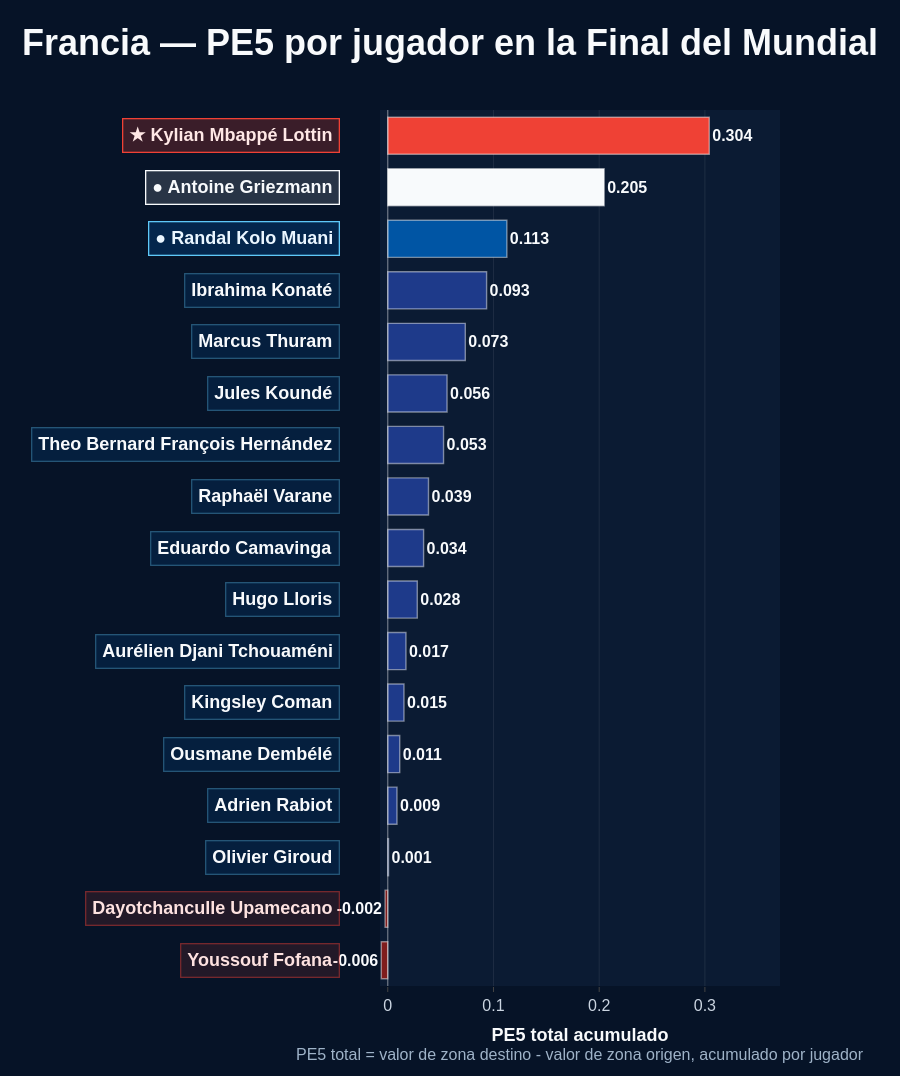

The cell this chart's notebook holds for it:
### Markdown cell above
Grafico PE5 total por jugador francés.

### Code cell
ranking_plot = (
    ranking_fra
    .copy()
    .sort_values("pe5_total", ascending=True)
    .reset_index(drop=True))

top_3 = ranking_plot.nlargest(3, "pe5_total")["player"].tolist()

alto_base = 260
alto_por_jugador = 48
alto_grafico = alto_base + alto_por_jugador * len(ranking_plot)

x_min = min(0, ranking_plot["pe5_total"].min() * 1.20)
x_max = ranking_plot["pe5_total"].max() * 1.22

azul_francia = "#0055A4"
blanco_francia = "#F8FAFC"
rojo_francia = "#EF4135"

colores_barras = []
colores_label_bg = []
colores_label_border = []
colores_label_text = []

for player, valor in zip(ranking_plot["player"], ranking_plot["pe5_total"]):

    if player == top_3[0]:
        colores_barras.append(rojo_francia)
        colores_label_bg.append("rgba(239, 65, 53, 0.22)")
        colores_label_border.append(rojo_francia)
        colores_label_text.append("#FFE8E6")

    elif player == top_3[1]:
        colores_barras.append(blanco_francia)
        colores_label_bg.append("rgba(248, 250, 252, 0.14)")
        colores_label_border.append(blanco_francia)
        colores_label_text.append("#F8FAFC")

    elif player == top_3[2]:
        colores_barras.append(azul_francia)
        colores_label_bg.append("rgba(0, 85, 164, 0.30)")
        colores_label_border.append("#5EC8F8")
        colores_label_text.append("#EAF6FF")

    elif valor < 0:
        colores_barras.append("#7F1D1D")
        colores_label_bg.append("rgba(239, 65, 53, 0.12)")
        colores_label_border.append("rgba(239, 65, 53, 0.45)")
        colores_label_text.append("#FDE2E0")

    else:
        colores_barras.append("#1E3A8A")
        colores_label_bg.append("rgba(0, 85, 164, 0.18)")
        colores_label_border.append("rgba(94, 200, 248, 0.35)")
        colores_label_text.append("#F8FAFC")

fig = go.Figure()

fig.add_trace(
    go.Bar(
        x=ranking_plot["pe5_total"],
        y=ranking_plot["player"],
        orientation="h",
        marker=dict(
            color=colores_barras,
            line=dict(
                color="rgba(255,255,255,0.45)",
                width=1.4
            )
        ),
        text=ranking_plot["pe5_total"],
        textposition="outside",
        texttemplate="<b>%{text:.3f}</b>",
        textfont=dict(
            size=16,
            color="#F8FAFC",
            family="Outfit, Arial, sans-serif"
        ),
        cliponaxis=False,
        hovertemplate=(
            "<b>%{y}</b><br>"
            "PE5 total: %{x:.3f}<br>"
            "<extra></extra>")))

fig.add_vline(
    x=0,
    line_width=1.3,
    line_color="rgba(255,255,255,0.35)")

fig.update_layout(
    title=dict(
        text="<b>Francia — PE5 por jugador en la Final del Mundial</b>",
        x=0.5,
        xanchor="center",
        font=dict(
            family="Outfit, Arial, sans-serif",
            size=36,
            color="#F8FAFC")),
    paper_bgcolor="#061327",
    plot_bgcolor="#0B1B33",
    font=dict(
        color="#E5E7EB",
        family="Outfit, Arial, sans-serif"),
    height=alto_grafico,
    margin=dict(l=380,r=120,t=110,b=90),
    bargap=0.28,
    showlegend=False)

fig.update_xaxes(
    title_text="<b>PE5 total acumulado</b>",
    range=[x_min, x_max],
    showgrid=True,
    gridcolor="rgba(255,255,255,0.08)",
    zeroline=False,
    ticks="outside",
    tickfont=dict(
        size=16,
        color="#CBD5E1",
        family="Outfit, Arial, sans-serif"),
    title_font=dict(
        size=18,
        color="#F8FAFC",
        family="Outfit, Arial, sans-serif"))

fig.update_yaxes(
    title_text="",
    showgrid=False,
    showticklabels=False)

for i, row in ranking_plot.iterrows():

    jugador = row["player"]

    if jugador == top_3[0]:
        texto = f"<b>★ {jugador}</b>"
    elif jugador in top_3:
        texto = f"<b>● {jugador}</b>"
    else:
        texto = f"<b>{jugador}</b>"

    fig.add_annotation(
        x=-0.10,
        y=jugador,
        xref="paper",
        yref="y",
        text=texto,
        showarrow=False,
        xanchor="right",
        yanchor="middle",
        align="right",
        font=dict(
            size=18,
            color=colores_label_text[i],
            family="Outfit, Arial, sans-serif"),
        bgcolor=colores_label_bg[i],
        bordercolor=colores_label_border[i],
        borderwidth=1.3,
        borderpad=6)

fig.add_annotation(
    x=0.5,
    y=-0.09,
    xref="paper",
    yref="paper",
    text="PE5 total = valor de zona destino - valor de zona origen, acumulado por jugador",
    showarrow=False,
    font=dict(
        size=16,
        color="#9FB3C8",
        family="Outfit, Arial, sans-serif"),
    align="center")

fig.show()

### Figure 1 — Plotly figure (JSON) as saved in the notebook; plotly's stock layout.template omitted (floating-point values rounded to 4 significant figures)
{"data": [{"cliponaxis": false, "hovertemplate": "<b>%{y}</b><br>PE5 total: %{x:.3f}<br><extra></extra>", "marker": {"color": ["#7F1D1D", "#7F1D1D", "#1E3A8A", "#1E3A8A", "#1E3A8A", "#1E3A8A", "#1E3A8A", "#1E3A8A", "#1E3A8A", "#1E3A8A", "#1E3A8A", "#1E3A8A", "#1E3A8A", "#1E3A8A", "#0055A4", "#F8FAFC", "#EF4135"], "line": {"color": "rgba(255,255,255,0.45)", "width": 1.4}}, "orientation": "h", "text": [-0.00611, -0.002497, 0.0007224, 0.008728, 0.01133, 0.01534, 0.01723, 0.02793, 0.0339, 0.03853, 0.05277, 0.0561, 0.07335, 0.0935, 0.1127, 0.2047, 0.3041], "textfont": {"color": "#F8FAFC", "family": "Outfit, Arial, sans-serif", "size": 16}, "textposition": "outside", "texttemplate": "<b>%{text:.3f}</b>", "type": "bar", "x": [-0.00611, -0.002497, 0.0007224, 0.008728, 0.01133, 0.01534, 0.01723, 0.02793, 0.0339, 0.03853, 0.05277, 0.0561, 0.07335, 0.0935, 0.1127, 0.2047, 0.3041], "y": ["Youssouf Fofana", "Dayotchanculle Upamecano", "Olivier Giroud", "Adrien Rabiot", "Ousmane Dembélé", "Kingsley Coman", "Aurélien Djani Tchouaméni", "Hugo Lloris", "Eduardo Camavinga", "Raphaël Varane", "Theo Bernard François Hernández", "Jules Koundé", "Marcus Thuram", "Ibrahima Konaté", "Randal Kolo Muani", "Antoine Griezmann", "Kylian Mbappé Lottin"]}], "layout": {"annotations": [{"align": "right", "bgcolor": "rgba(239, 65, 53, 0.12)", "bordercolor": "rgba(239, 65, 53, 0.45)", "borderpad": 6, "borderwidth": 1.3, "font": {"color": "#FDE2E0", "family": "Outfit, Arial, sans-serif", "size": 18}, "showarrow": false, "text": "<b>Youssouf Fofana</b>", "x": -0.1, "xanchor": "right", "xref": "paper", "y": "Youssouf Fofana", "yanchor": "middle", "yref": "y"}, {"align": "right", "bgcolor": "rgba(239, 65, 53, 0.12)", "bordercolor": "rgba(239, 65, 53, 0.45)", "borderpad": 6, "borderwidth": 1.3, "font": {"color": "#FDE2E0", "family": "Outfit, Arial, sans-serif", "size": 18}, "showarrow": false, "text": "<b>Dayotchanculle Upamecano</b>", "x": -0.1, "xanchor": "right", "xref": "paper", "y": "Dayotchanculle Upamecano", "yanchor": "middle", "yref": "y"}, {"align": "right", "bgcolor": "rgba(0, 85, 164, 0.18)", "bordercolor": "rgba(94, 200, 248, 0.35)", "borderpad": 6, "borderwidth": 1.3, "font": {"color": "#F8FAFC", "family": "Outfit, Arial, sans-serif", "size": 18}, "showarrow": false, "text": "<b>Olivier Giroud</b>", "x": -0.1, "xanchor": "right", "xref": "paper", "y": "Olivier Giroud", "yanchor": "middle", "yref": "y"}, {"align": "right", "bgcolor": "rgba(0, 85, 164, 0.18)", "bordercolor": "rgba(94, 200, 248, 0.35)", "borderpad": 6, "borderwidth": 1.3, "font": {"color": "#F8FAFC", "family": "Outfit, Arial, sans-serif", "size": 18}, "showarrow": false, "text": "<b>Adrien Rabiot</b>", "x": -0.1, "xanchor": "right", "xref": "paper", "y": "Adrien Rabiot", "yanchor": "middle", "yref": "y"}, {"align": "right", "bgcolor": "rgba(0, 85, 164, 0.18)", "bordercolor": "rgba(94, 200, 248, 0.35)", "borderpad": 6, "borderwidth": 1.3, "font": {"color": "#F8FAFC", "family": "Outfit, Arial, sans-serif", "size": 18}, "showarrow": false, "text": "<b>Ousmane Dembélé</b>", "x": -0.1, "xanchor": "right", "xref": "paper", "y": "Ousmane Dembélé", "yanchor": "middle", "yref": "y"}, {"align": "right", "bgcolor": "rgba(0, 85, 164, 0.18)", "bordercolor": "rgba(94, 200, 248, 0.35)", "borderpad": 6, "borderwidth": 1.3, "font": {"color": "#F8FAFC", "family": "Outfit, Arial, sans-serif", "size": 18}, "showarrow": false, "text": "<b>Kingsley Coman</b>", "x": -0.1, "xanchor": "right", "xref": "paper", "y": "Kingsley Coman", "yanchor": "middle", "yref": "y"}, {"align": "right", "bgcolor": "rgba(0, 85, 164, 0.18)", "bordercolor": "rgba(94, 200, 248, 0.35)", "borderpad": 6, "borderwidth": 1.3, "font": {"color": "#F8FAFC", "family": "Outfit, Arial, sans-serif", "size": 18}, "showarrow": false, "text": "<b>Aurélien Djani Tchouaméni</b>", "x": -0.1, "xanchor": "right", "xref": "paper", "y": "Aurélien Djani Tchouaméni", "yanchor": "middle", "yref": "y"}, {"align": "right", "bgcolor": "rgba(0, 85, 164, 0.18)", "bordercolor": "rgba(94, 200, 248, 0.35)", "borderpad": 6, "borderwidth": 1.3, "font": {"color": "#F8FAFC", "family": "Outfit, Arial, sans-serif", "size": 18}, "showarrow": false, "text": "<b>Hugo Lloris</b>", "x": -0.1, "xanchor": "right", "xref": "paper", "y": "Hugo Lloris", "yanchor": "middle", "yref": "y"}, {"align": "right", "bgcolor": "rgba(0, 85, 164, 0.18)", "bordercolor": "rgba(94, 200, 248, 0.35)", "borderpad": 6, "borderwidth": 1.3, "font": {"color": "#F8FAFC", "family": "Outfit, Arial, sans-serif", "size": 18}, "showarrow": false, "text": "<b>Eduardo Camavinga</b>", "x": -0.1, "xanchor": "right", "xref": "paper", "y": "Eduardo Camavinga", "yanchor": "middle", "yref": "y"}, {"align": "right", "bgcolor": "rgba(0, 85, 164, 0.18)", "bordercolor": "rgba(94, 200, 248, 0.35)", "borderpad": 6, "borderwidth": 1.3, "font": {"color": "#F8FAFC", "family": "Outfit, Arial, sans-serif", "size": 18}, "showarrow": false, "text": "<b>Raphaël Varane</b>", "x": -0.1, "xanchor": "right", "xref": "paper", "y": "Raphaël Varane", "yanchor": "middle", "yref": "y"}, {"align": "right", "bgcolor": "rgba(0, 85, 164, 0.18)", "bordercolor": "rgba(94, 200, 248, 0.35)", "borderpad": 6, "borderwidth": 1.3, "font": {"color": "#F8FAFC", "family": "Outfit, Arial, sans-serif", "size": 18}, "showarrow": false, "text": "<b>Theo Bernard François Hernández</b>", "x": -0.1, "xanchor": "right", "xref": "paper", "y": "Theo Bernard François Hernández", "yanchor": "middle", "yref": "y"}, {"align": "right", "bgcolor": "rgba(0, 85, 164, 0.18)", "bordercolor": "rgba(94, 200, 248, 0.35)", "borderpad": 6, "borderwidth": 1.3, "font": {"color": "#F8FAFC", "family": "Outfit, Arial, sans-serif", "size": 18}, "showarrow": false, "text": "<b>Jules Koundé</b>", "x": -0.1, "xanchor": "right", "xref": "paper", "y": "Jules Koundé", "yanchor": "middle", "yref": "y"}, {"align": "right", "bgcolor": "rgba(0, 85, 164, 0.18)", "bordercolor": "rgba(94, 200, 248, 0.35)", "borderpad": 6, "borderwidth": 1.3, "font": {"color": "#F8FAFC", "family": "Outfit, Arial, sans-serif", "size": 18}, "showarrow": false, "text": "<b>Marcus Thuram</b>", "x": -0.1, "xanchor": "right", "xref": "paper", "y": "Marcus Thuram", "yanchor": "middle", "yref": "y"}, {"align": "right", "bgcolor": "rgba(0, 85, 164, 0.18)", "bordercolor": "rgba(94, 200, 248, 0.35)", "borderpad": 6, "borderwidth": 1.3, "font": {"color": "#F8FAFC", "family": "Outfit, Arial, sans-serif", "size": 18}, "showarrow": false, "text": "<b>Ibrahima Konaté</b>", "x": -0.1, "xanchor": "right", "xref": "paper", "y": "Ibrahima Konaté", "yanchor": "middle", "yref": "y"}, {"align": "right", "bgcolor": "rgba(0, 85, 164, 0.30)", "bordercolor": "#5EC8F8", "borderpad": 6, "borderwidth": 1.3, "font": {"color": "#EAF6FF", "family": "Outfit, Arial, sans-serif", "size": 18}, "showarrow": false, "text": "<b>● Randal Kolo Muani</b>", "x": -0.1, "xanchor": "right", "xref": "paper", "y": "Randal Kolo Muani", "yanchor": "middle", "yref": "y"}, {"align": "right", "bgcolor": "rgba(248, 250, 252, 0.14)", "bordercolor": "#F8FAFC", "borderpad": 6, "borderwidth": 1.3, "font": {"color": "#F8FAFC", "family": "Outfit, Arial, sans-serif", "size": 18}, "showarrow": false, "text": "<b>● Antoine Griezmann</b>", "x": -0.1, "xanchor": "right", "xref": "paper", "y": "Antoine Griezmann", "yanchor": "middle", "yref": "y"}, {"align": "right", "bgcolor": "rgba(239, 65, 53, 0.22)", "bordercolor": "#EF4135", "borderpad": 6, "borderwidth": 1.3, "font": {"color": "#FFE8E6", "family": "Outfit, Arial, sans-serif", "size": 18}, "showarrow": false, "text": "<b>★ Kylian Mbappé Lottin</b>", "x": -0.1, "xanchor": "right", "xref": "paper", "y": "Kylian Mbappé Lottin", "yanchor": "middle", "yref": "y"}, {"align": "center", "font": {"color": "#9FB3C8", "family": "Outfit, Arial, sans-serif", "size": 16}, "showarrow": false, "text": "PE5 total = valor de zona destino - valor de zona origen, acumulado por jugador", "x": 0.5, "xref": "paper", "y": -0.09, "yref": "paper"}], "bargap": 0.28, "font": {"color": "#E5E7EB", "family": "Outfit, Arial, sans-serif"}, "height": 1076, "margin": {"b": 90, "l": 380, "r": 120, "t": 110}, "paper_bgcolor": "#061327", "plot_bgcolor": "#0B1B33", "shapes": [{"line": {"color": "rgba(255,255,255,0.35)", "width": 1.3}, "type": "line", "x0": 0, "x1": 0, "xref": "x", "y0": 0, "y1": 1, "yref": "y domain"}], "showlegend": false, "title": {"font": {"color": "#F8FAFC", "family": "Outfit, Arial, sans-serif", "size": 36}, "text": "<b>Francia — PE5 por jugador en la Final del Mundial</b>", "x": 0.5, "xanchor": "center"}, "xaxis": {"gridcolor": "rgba(255,255,255,0.08)", "range": [-0.007332, 0.371], "showgrid": true, "tickfont": {"color": "#CBD5E1", "family": "Outfit, Arial, sans-serif", "size": 16}, "ticks": "outside", "title": {"font": {"color": "#F8FAFC", "family": "Outfit, Arial, sans-serif", "size": 18}, "text": "<b>PE5 total acumulado</b>"}, "zeroline": false}, "yaxis": {"showgrid": false, "showticklabels": false, "title": {"text": ""}}}}
